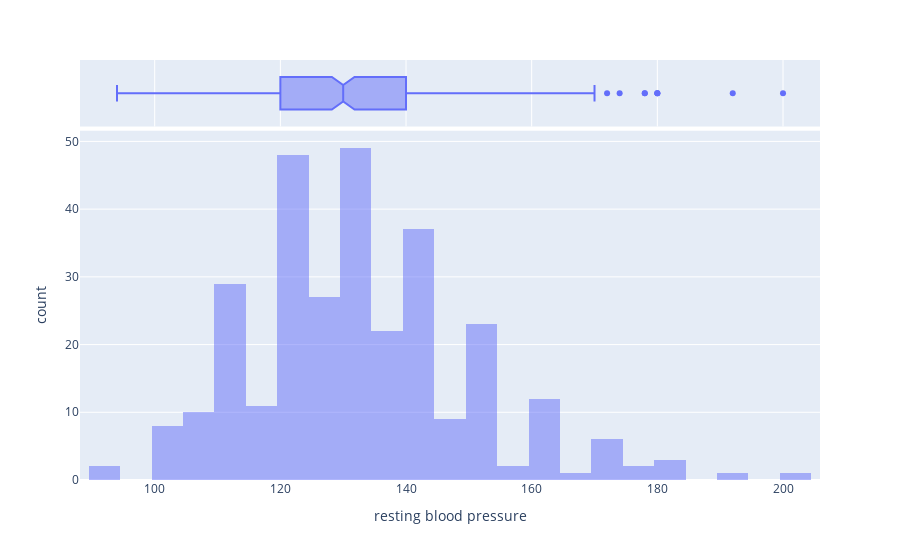
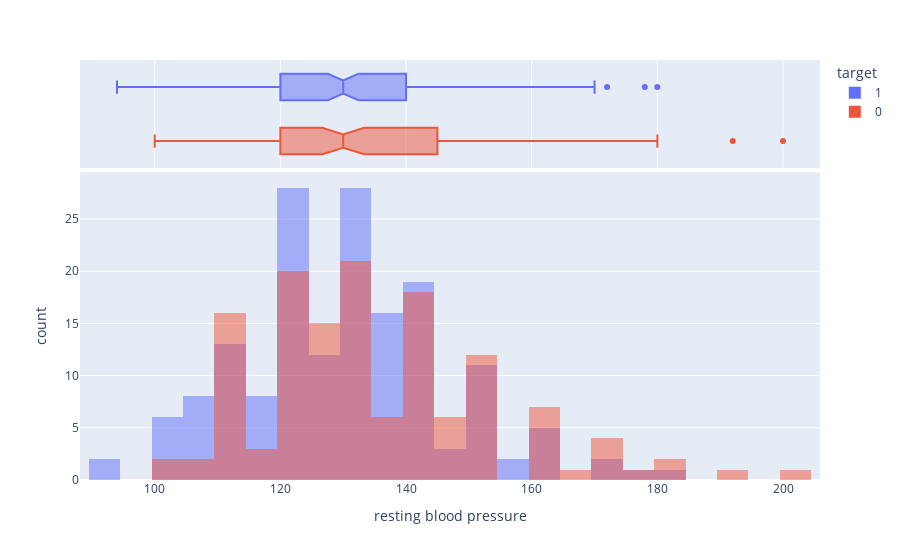

Notebook cell for these charts, in order:
### Markdown cell above
### - - - - - "resting blood pressure"

### Code cell
feature = "resting blood pressure"

# distplot the feature
distplot_continuous_feature(df, feature)

# distplot the feature vs the target
distplot_continuous_feature_vs_target(df, feature)

# update feature dictionary
feature_lst.append({"feature": feature,
                    "veracity": "G",
                    "description": "Resting blood pressure value",
                    "data_type": "continuous",
                    "scaling": "standard",
                    "nulls": len(df[df[feature].isnull()]),
                    "outliers_zscore": zscore_outliers_continuous_feature(df, feature, 3.0),
                    "outliers_iqr": iqr_outliers_continuous_feature(df, feature),
                    "imputation": None,
                    "target_correlation_pearson": np.round(df[feature].corr(df["target"], method="pearson"), 3),
                    "comments": ""})

### Figure 1 — Plotly figure (JSON) as saved in the notebook; plotly's stock layout.template omitted (floating-point values rounded to 4 significant figures; data arrays with more than 128 entries replaced by an {"elided": "..."} marker saying what was removed)
{"data": [{"alignmentgroup": "True", "bingroup": "x", "hovertemplate": "resting blood pressure=%{x}<br>count=%{y}<extra></extra>", "legendgroup": "", "marker": {"color": "#636efa", "opacity": 0.5}, "name": "", "offsetgroup": "", "orientation": "v", "showlegend": false, "type": "histogram", "x": {"elided": "303 int values"}, "xaxis": "x", "yaxis": "y"}, {"alignmentgroup": "True", "hovertemplate": "resting blood pressure=%{x}<extra></extra>", "legendgroup": "", "marker": {"color": "#636efa"}, "name": "", "notched": true, "offsetgroup": "", "showlegend": false, "type": "box", "x": {"elided": "303 int values"}, "xaxis": "x2", "yaxis": "y2"}], "layout": {"barmode": "overlay", "legend": {"tracegroupgap": 0}, "margin": {"t": 60}, "xaxis": {"anchor": "y", "domain": [0, 1], "title": {"text": "resting blood pressure"}}, "xaxis2": {"anchor": "y2", "domain": [0, 1], "matches": "x", "showgrid": true, "showticklabels": false}, "yaxis": {"anchor": "x", "domain": [0, 0.8316], "title": {"text": "count"}}, "yaxis2": {"anchor": "x2", "domain": [0.8416, 1], "matches": "y2", "showgrid": false, "showline": false, "showticklabels": false, "ticks": ""}}}

### Figure 2 — Plotly figure (JSON) as saved in the notebook; plotly's stock layout.template omitted (floating-point values rounded to 4 significant figures; data arrays with more than 128 entries replaced by an {"elided": "..."} marker saying what was removed)
{"data": [{"alignmentgroup": "True", "bingroup": "x", "hovertemplate": "target=1<br>resting blood pressure=%{x}<br>count=%{y}<extra></extra>", "legendgroup": "1", "marker": {"color": "#636efa", "opacity": 0.5}, "name": "1", "offsetgroup": "1", "orientation": "v", "showlegend": true, "type": "histogram", "x": {"elided": "165 int values"}, "xaxis": "x", "yaxis": "y"}, {"alignmentgroup": "True", "hovertemplate": "target=1<br>resting blood pressure=%{x}<extra></extra>", "legendgroup": "1", "marker": {"color": "#636efa"}, "name": "1", "notched": true, "offsetgroup": "1", "showlegend": false, "type": "box", "x": {"elided": "165 int values"}, "xaxis": "x2", "yaxis": "y2"}, {"alignmentgroup": "True", "bingroup": "x", "hovertemplate": "target=0<br>resting blood pressure=%{x}<br>count=%{y}<extra></extra>", "legendgroup": "0", "marker": {"color": "#EF553B", "opacity": 0.5}, "name": "0", "offsetgroup": "0", "orientation": "v", "showlegend": true, "type": "histogram", "x": {"elided": "138 int values"}, "xaxis": "x", "yaxis": "y"}, {"alignmentgroup": "True", "hovertemplate": "target=0<br>resting blood pressure=%{x}<extra></extra>", "legendgroup": "0", "marker": {"color": "#EF553B"}, "name": "0", "notched": true, "offsetgroup": "0", "showlegend": false, "type": "box", "x": {"elided": "138 int values"}, "xaxis": "x2", "yaxis": "y2"}], "layout": {"barmode": "overlay", "legend": {"title": {"text": "target"}, "tracegroupgap": 0}, "margin": {"t": 60}, "xaxis": {"anchor": "y", "domain": [0, 1], "title": {"text": "resting blood pressure"}}, "xaxis2": {"anchor": "y2", "domain": [0, 1], "matches": "x", "showgrid": true, "showticklabels": false}, "yaxis": {"anchor": "x", "domain": [0, 0.7326], "title": {"text": "count"}}, "yaxis2": {"anchor": "x2", "domain": [0.7426, 1], "matches": "y2", "showgrid": false, "showline": false, "showticklabels": false, "ticks": ""}}}
